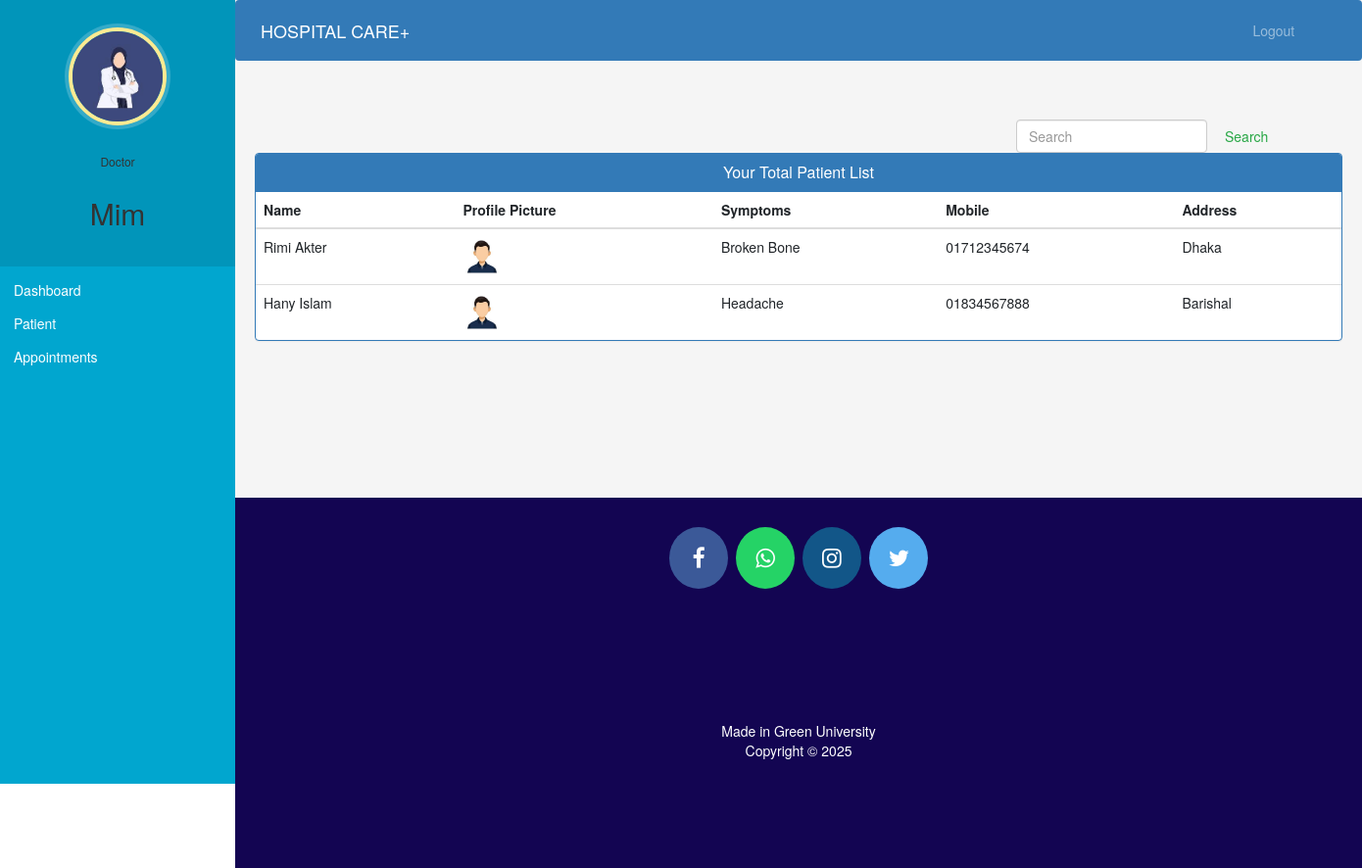
/doctor-view-patient (signed in), run on the app's committed database.
### hospital/models.py (models this page shows, shortened)
class Doctor(models.Model):
    user=models.OneToOneField(User,on_delete=models.CASCADE)
    profile_pic= models.ImageField(upload_to='profile_pic/DoctorProfilePic/',null=True,blank=True)
    address = models.CharField(max_length=40)
    mobile = models.CharField(
        max_length=11,
        null=True,
        validators=[bd_phone_validator])
    department= models.CharField(max_length=50,choices=departments,default='Cardiologist')
    status=models.BooleanField(default=False)

class Patient(models.Model):
    user=models.OneToOneField(User,on_delete=models.CASCADE)
    profile_pic= models.ImageField(upload_to='profile_pic/PatientProfilePic/',null=True,blank=True)
    address = models.CharField(max_length=40)
    mobile = models.CharField(
        max_length=11,
        null=True,
        validators=[bd_phone_validator])
    symptoms = models.CharField(max_length=100,null=False)
    assignedDoctorId = models.PositiveIntegerField(null=True)
    admitDate=models.DateField(auto_now=True)
    status=models.BooleanField(default=False)
    @property
    def get_name(self):
        return self.user.first_name+" "+self.user.last_name

### hospital/views.py (the view)
# urls.py: path('doctor-view-patient', views.doctor_view_patient_view,name='doctor-view-patient'),
@login_required(login_url='doctorlogin')
@user_passes_test(is_doctor)
def doctor_view_patient_view(request):
    patients=models.Patient.objects.all().filter(status=True,assignedDoctorId=request.user.id)
    doctor=models.Doctor.objects.get(user_id=request.user.id)
    return render(request,'hospital/doctor_view_patient.html',{'patients':patients,'doctor':doctor})

### hospital/views.py (called while the page is built)
def is_doctor(user):
    return user.groups.filter(name='DOCTOR').exists()

### templates/hospital/doctor_view_patient.html (shortened to what this page needs)
{% extends 'hospital/doctor_base.html' %}
{% block content %}
{%load static%}
<head>
  <link href="//netdna.bootstrapcdn.com/bootstrap/3.0.0/css/bootstrap.min.css" rel="stylesheet" id="bootstrap-css">
</head>
<div class="container">
    <form  action="/search" method="get" style="margin-left:70%;" class="form-inline my-2 my-lg-0">
      <input class="form-control mr-sm-2" type="search" placeholder="Search" name="query" id="query" aria-label="Search">
      <button class="btn btn-outline-success my-2 my-sm-0" type="submit">Search</button>
    </form>
  {% if patients %}
  <div class="panel panel-primary">
    <div class="panel-heading">
      <h6 class="panel-title">Your Total Patient List</h6>
    </div>
    <table class="table table-hover" id="dev-table">
      <thead>
        <tr>
          <th>Name</th>
          <th>Profile Picture</th>
          <th>Symptoms</th>
          <th>Mobile</th>
          <th>Address</th>
        </tr>
      </thead>
      {% for p in patients %}
      <tr>
        <td> {{p.get_name}}</td>
        <td> <img src="{% static p.profile_pic.url %}" alt="Profile Pic" height="40px" width="40px" /></td>
        <td>{{p.symptoms}}</td>
        <td>{{p.mobile}}</td>
        <td>{{p.address}}</td>
      </tr>
      {% endfor %}
    </table>
  </div>
  {%else%}
  <br><br><br>
  <h4 style="text-align: center;color: red;">No Patient Found !!!</h4>
  {% endif %}
</div>
{% endblock content %}

### templates/hospital/doctor_base.html (shortened to what this page needs)
<!DOCTYPE html>
{% load static %}
<html lang="en">
<head>
  <link rel="stylesheet" href="https://stackpath.bootstrapcdn.com/bootstrap/4.3.1/css/bootstrap.min.css">
  <link rel="stylesheet" href="https://maxcdn.bootstrapcdn.com/font-awesome/4.7.0/css/font-awesome.min.css">
</head>
<body>
  <nav class="menu" tabindex="0">
    <header class="avatar">
      <img src="{% static doctor.profile_pic.url %}" alt="Profile Pic" />
      <br><br>
      <h6>Doctor</h6>
      <h2>{{request.user.first_name}}</h2>
    </header>
    <ul>
      <li tabindex="0" class="icon-dashboard"> <a style="color:white; text-decoration:none;" href="/doctor-dashboard"><span>Dashboard</span></a> </li>
      <li tabindex="0" class="icon-users"> <a style="color:white; text-decoration:none;" href="/doctor-patient"><span>Patient</span></a></li>
      <li tabindex="0" class="icon-calendar"> <a style="color:white; text-decoration:none;" href="/doctor-appointment"><span>Appointments</span></a></li>
    </ul>
  </nav>
  <main>
    <div class="bs-example">
      <nav class="navbar navbar-expand-md  navbar-dark fixed-top" style="background:#337AB7;">
        <a href="/doctor-dashboard" class="navbar-brand">HOSPITAL CARE+</a>
        <div class="collapse navbar-collapse justify-content-between" id="navbarCollapse">
          <div class="navbar-nav" style=" margin-left: 90%;">
            <a href="/logout" class="nav-item nav-link">Logout</a>
          </div>
        </div>
      </nav>
    </div>
    <br><br>
    {% block content %}
    {% endblock content %}
    <br><br><br><br><br><br><br>
    <footer>
      <p>
        <a id="ftr" href="" class="fa fa-facebook"></a>
        <a id="ftr" href="" class="fa fa-whatsapp"></a>
        <a id="ftr" href="" class="fa fa-instagram"></a>
        <a id="ftr" href="" class="fa fa-twitter"></a>
      </p>
      <br>
      <div class="container">
        <div class="row">
          <div class="col-md-12 col-sm-12">
            <div style="color:#ffffff;" class="wow fadeInUp footer-copyright">
              <p>Made in Green University <br>
                Copyright &copy; 2025  </p>
            </div>
          </div>
        </div>
      </div>
    </footer>
  </main>
</body>
</html>

### templates/hospital/doctor_base.html (style rules this page uses)
body { padding-left: 240px; font-family: 'Roboto', sans-serif; }
main { position: relative; height: 100vh; background-color: #f5f5f5; }
a { color: white; text-decoration: none; }
footer { padding: 0px 0px 0px 0px; background-color: #130552; margin: 0px; }
#ftr { padding: 20px; }
.fa { font-size: 23px; width: 60px; text-align: center; text-decoration: none; margin: 5px 2px; border-radius: 50%; }
.fa-facebook { background: #3B5998; color: white; margin-top: 30px; }
.fa-whatsapp { background: #25d366; color: white; }
.fa-twitter { background: #55ACEE; color: white; }
.fa-instagram { background: #125688; color: white; }
p { text-align: center; }
.menu { background: rgb(1, 166, 207); height: 100vh; width: 240px; position: fixed; top: 0; left: 0; z-index: 5; transition: all 0.3s ease; }
.menu .avatar { background: rgba(0, 0, 0, 0.1); padding: 2em 0.5em; text-align: center; }
.menu .avatar img { width: 100px; border-radius: 50%; border: 4px solid #ffea92; box-shadow: 0 0 0 4px rgba(255, 255, 255, 0.2); }
.menu .avatar h2 { font-weight: normal; margin-top: 1em; }
.menu ul { list-style: none; padding: 0.5em 0; margin: 0; }
.menu ul li { padding: 0.5em 1em; font-size: 1em; font-weight: normal; cursor: pointer; background-repeat: no-repeat; background-position: left 15px center; transition: all 0.15s linear; }
.menu ul li.icon-dashboard { background-image: url("http://www.entypo.com/images//gauge.svg"); }
.menu ul li.icon-users { background-image: url("http://www.entypo.com/images//users.svg"); }
.menu ul li.icon-calendar { background-image: url("http://www.entypo.com/images//calendar.svg"); }
.navbar { background-color:linear-gradient(to right, #6f85fe,rgb(132, 2, 142)); }
.navbar-nav .nav-item { color: white; }

### templates/hospital/doctor_view_patient.html (style rules this page uses)
a:link { text-decoration: none; }
h6 { text-align: center; }
.row { margin: 100px; }

### data on the page
Doctor: profile_pic (picture)
Patient: get_name "Rimi Akter", profile_pic (picture), symptoms "Broken Bone", mobile "01712345674", address "Dhaka"
Patient: get_name "Hany Islam", profile_pic (picture), symptoms "Headache", mobile "01834567888", address "Barishal"

### other printed values
{{ request.user.first_name }} "Mim"
